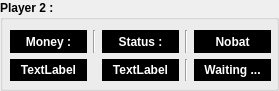
   <widget class="QGroupBox" name="groupBox_player2">
    <property name="geometry">
     <rect>
      <x>1500</x>
      <y>190</y>
      <width>279</width>
      <height>91</height>
     </rect>
    </property>
    <property name="font">
     <font>
      <pointsize>9</pointsize>
      <weight>75</weight>
      <bold>true</bold>
     </font>
    </property>
    <property name="title">
     <string>Player 2 :</string>
    </property>
    <widget class="QWidget" name="gridLayoutWidget_2">
     <property name="geometry">
      <rect>
       <x>10</x>
       <y>30</y>
       <width>261</width>
       <height>51</height>
      </rect>
     </property>
     <layout class="QGridLayout" name="gridLayout_2">
      <item row="1" column="2">
       <widget class="QLabel" name="label_status_player2">
        <property name="styleSheet">
         <string notr="true">background-color:rgb(0, 0, 0);
color:white</string>
        </property>
        <property name="text">
         <string>TextLabel</string>
        </property>
        <property name="alignment">
         <set>Qt::AlignCenter</set>
        </property>
       </widget>
      </item>
      <item row="0" column="0">
       <widget class="QLabel" name="label_44">
        <property name="font">
         <font>
          <pointsize>9</pointsize>
         </font>
        </property>
        <property name="styleSheet">
         <string notr="true">background-color:rgb(0, 0, 0);
color:white</string>
        </property>
        <property name="text">
         <string>Money :</string>
        </property>
        <property name="alignment">
         <set>Qt::AlignCenter</set>
        </property>
       </widget>
      </item>
      <item row="0" column="2">
       <widget class="QLabel" name="label_43">
        <property name="font">
         <font>
          <pointsize>9</pointsize>
         </font>
        </property>
        <property name="styleSheet">
         <string notr="true">background-color:rgb(0, 0, 0);
color:white</string>
        </property>
        <property name="text">
         <string>Status :</string>
        </property>
        <property name="alignment">
         <set>Qt::AlignCenter</set>
        </property>
       </widget>
      </item>
      <item row="1" column="0">
       <widget class="QLabel" name="label_money_player2">
        <property name="styleSheet">
         <string notr="true">background-color:rgb(0, 0, 0);
color:white</string>
        </property>
        <property name="text">
         <string>TextLabel</string>
        </property>
        <property name="alignment">
         <set>Qt::AlignCenter</set>
        </property>
       </widget>
      </item>
      <item row="0" column="1">
       <widget class="Line" name="line_19">
        <property name="orientation">
         <enum>Qt::Vertical</enum>
        </property>
       </widget>
      </item>
      <item row="0" column="4">
       <widget class="QLabel" name="label_58">
        <property name="font">
         <font>
          <pointsize>9</pointsize>
         </font>
        </property>
        <property name="styleSheet">
         <string notr="true">background-color:rgb(0, 0, 0);
color:white</string>
        </property>
        <property name="text">
         <string>Nobat</string>
        </property>
        <property name="alignment">
         <set>Qt::AlignCenter</set>
        </property>
       </widget>
      </item>
      <item row="0" column="3">
       <widget class="Line" name="line_33">
        <property name="orientation">
         <enum>Qt::Vertical</enum>
        </property>
       </widget>
      </item>
      <item row="1" column="3">
       <widget class="Line" name="line_34">
        <property name="orientation">
         <enum>Qt::Vertical</enum>
        </property>
       </widget>
      </item>
      <item row="1" column="4">
       <widget class="QLabel" name="label_nobat2">
        <property name="styleSheet">
         <string notr="true">background-color:rgb(0, 0, 0);
color:white</string>
        </property>
        <property name="text">
         <string>Waiting ...</string>
        </property>
        <property name="alignment">
         <set>Qt::AlignCenter</set>
        </property>
       </widget>
      </item>
     </layout>
    </widget>
   </widget>
